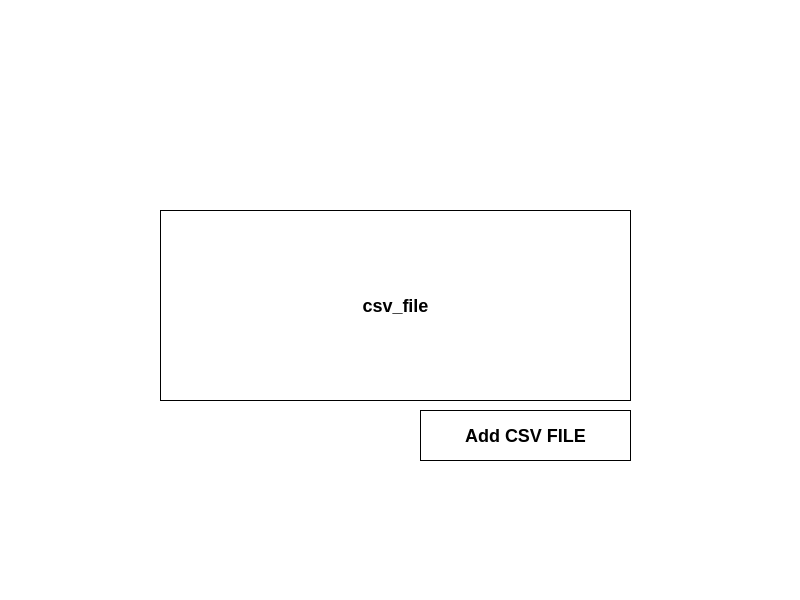
<?xml version="1.0" encoding="UTF-8"?>
<ui version="4.0">
 <class>Attendee</class>
 <widget class="QMainWindow" name="Attendee">
  <property name="geometry">
   <rect>
    <x>0</x>
    <y>0</y>
    <width>800</width>
    <height>600</height>
   </rect>
  </property>
  <property name="windowTitle">
   <string>MainWindow</string>
  </property>
  <property name="styleSheet">
   <string notr="true">background-color: white;</string>
  </property>
  <widget class="QWidget" name="centralwidget">
   <widget class="QPushButton" name="pushButton_2">
    <property name="geometry">
     <rect>
      <x>420</x>
      <y>410</y>
      <width>211</width>
      <height>51</height>
     </rect>
    </property>
    <property name="styleSheet">
     <string notr="true">border: 1px solid black;
font: bold 18px;
font-family: Arial;
color: black;
background-color: white;</string>
    </property>
    <property name="text">
     <string>Add CSV FILE</string>
    </property>
   </widget>
   <widget class="QPushButton" name="nextButton">
    <property name="geometry">
     <rect>
      <x>700</x>
      <y>500</y>
      <width>91</width>
      <height>81</height>
     </rect>
    </property>
    <property name="styleSheet">
     <string notr="true">border: none;</string>
    </property>
    <property name="text">
     <string/>
    </property>
    <property name="icon">
     <iconset>
      <normaloff>../EVO/New_design/Ui_Files/images/NextArrow.png</normaloff>../EVO/New_design/Ui_Files/images/NextArrow.png</iconset>
    </property>
    <property name="iconSize">
     <size>
      <width>100</width>
      <height>100</height>
     </size>
    </property>
   </widget>
   <widget class="QLabel" name="label_2">
    <property name="geometry">
     <rect>
      <x>160</x>
      <y>210</y>
      <width>471</width>
      <height>191</height>
     </rect>
    </property>
    <property name="styleSheet">
     <string notr="true">border: 1px solid black;
font: bold 18px;
font-family: Arial;
color: black;
background-color: white;</string>
    </property>
    <property name="text">
     <string>csv_file</string>
    </property>
    <property name="alignment">
     <set>Qt::AlignCenter</set>
    </property>
   </widget>
   <widget class="QPushButton" name="backButton">
    <property name="geometry">
     <rect>
      <x>0</x>
      <y>490</y>
      <width>111</width>
      <height>101</height>
     </rect>
    </property>
    <property name="styleSheet">
     <string notr="true">border: none;</string>
    </property>
    <property name="text">
     <string/>
    </property>
    <property name="icon">
     <iconset>
      <normaloff>../EVO/New_design/Ui_Files/images/BackArrow.png</normaloff>../EVO/New_design/Ui_Files/images/BackArrow.png</iconset>
    </property>
    <property name="iconSize">
     <size>
      <width>100</width>
      <height>100</height>
     </size>
    </property>
   </widget>
   <widget class="QPushButton" name="nextButton_2">
    <property name="geometry">
     <rect>
      <x>10</x>
      <y>500</y>
      <width>91</width>
      <height>81</height>
     </rect>
    </property>
    <property name="styleSheet">
     <string notr="true">border: none;</string>
    </property>
    <property name="text">
     <string/>
    </property>
    <property name="icon">
     <iconset>
      <normaloff>../images/left.png</normaloff>../images/left.png</iconset>
    </property>
    <property name="iconSize">
     <size>
      <width>100</width>
      <height>100</height>
     </size>
    </property>
   </widget>
  </widget>
 </widget>
 <resources/>
 <connections/>
</ui>
